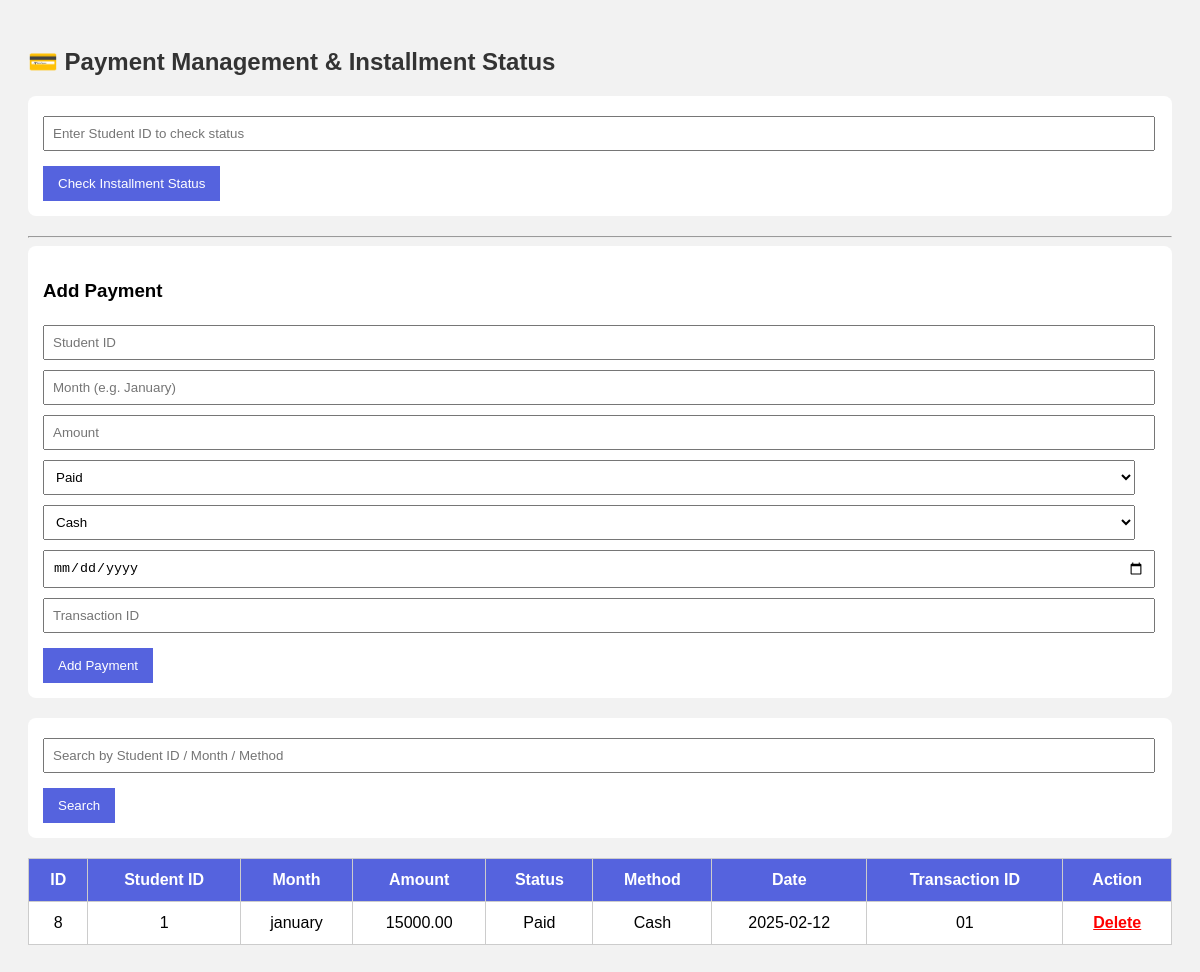
The app's page /payment.php with its own data.
### tables this page shows
CREATE TABLE `payments` (
  `id` int(11) NOT NULL,
  `student_id` int(11) NOT NULL,
  `month` varchar(20) NOT NULL,
  `amount` decimal(10,2) NOT NULL,
  `status` varchar(20) NOT NULL,
  `method` varchar(20) NOT NULL,
  `date` date DEFAULT NULL,
  `trx_id` varchar(20) NOT NULL
);

### payment.php (the view, shortened to what this page needs)
<?php
include 'db_connect.php';
$search_query = "";
$payments = mysqli_query($conn, "SELECT * FROM payments $search_query ORDER BY id DESC");
?>
<!DOCTYPE html>
<html>
<head>
</head>
<body>
<h2>💳 Payment Management & Installment Status</h2>
<form method="POST">
    <input type="number" name="student_id" placeholder="Enter Student ID to check status" required>
    <button name="check">Check Installment Status</button>
</form>
<hr>
<form method="POST">
    <h3>Add Payment</h3>
    <input type="number" name="student_id2" placeholder="Student ID" required>
    <input type="text" name="month" placeholder="Month (e.g. January)" required>
    <input type="number" name="amount" placeholder="Amount" required>
    <select name="status">
        <option value="Paid">Paid</option>
    </select>
    <select name="method">
        <option value="Cash">Cash</option>
    </select>
    <input type="date" name="date" required>
    <input type="text" name="trx_id" placeholder="Transaction ID">
    <button type="submit" name="add">Add Payment</button>
</form>
<form method="POST">
    <input type="text" name="search_text" placeholder="Search by Student ID / Month / Method">
    <button name="search">Search</button>
</form>
<table>
    <tr>
        <th>ID</th>
        <th>Student ID</th>
        <th>Month</th>
        <th>Amount</th>
        <th>Status</th>
        <th>Method</th>
        <th>Date</th>
        <th>Transaction ID</th>
        <th>Action</th>
    </tr>
    <?php while($row = mysqli_fetch_assoc($payments)){ ?>
    <tr>
        <td><?= $row['id'] ?></td>
        <td><?= $row['student_id'] ?></td>
        <td><?= $row['month'] ?></td>
        <td><?= $row['amount'] ?></td>
        <td><?= $row['status'] ?></td>
        <td><?= $row['method'] ?></td>
        <td><?= $row['date'] ?></td>
        <td><?= $row['trx_id'] ?></td>
        <td><a href="?delete=<?= $row['id'] ?>" class="delete" onclick="return confirm('Are you sure?')">Delete</a></td>
    </tr>
    <?php } ?>
</table>
</body>
</html>

### payment.php (style rules this page uses)
body { font-family:Arial; background:#f2f2f2; padding:20px; }
h2 { color:#333; }
form { background:#fff; padding:15px; border-radius:8px; margin-bottom:20px; }
input, select { padding:8px; width:98%; margin:5px 0; }
button { padding:10px 15px; background:#5563DE; color:#fff; border:none; cursor:pointer; margin-top:10px; }
table { width:100%; background:#fff; border-collapse:collapse; margin-top:20px; }
th, td { padding:12px; border:1px solid #ccc; text-align:center; }
th { background:#5563DE; color:white; }
a.delete { color:red; font-weight:bold; }

### records on screen
payments: id "8", student "1", month "january", amount "15000.00", status "Paid", method "Cash", date "2025-02-12", trx "01"
